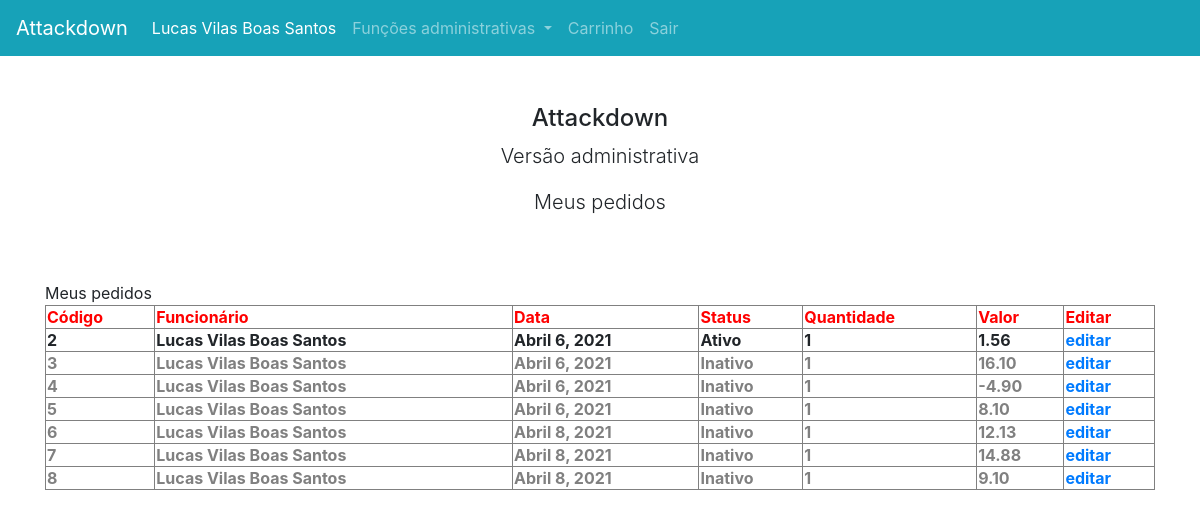
/pedidos/lista/ (signed in), run on an earlier commit of the app's database.
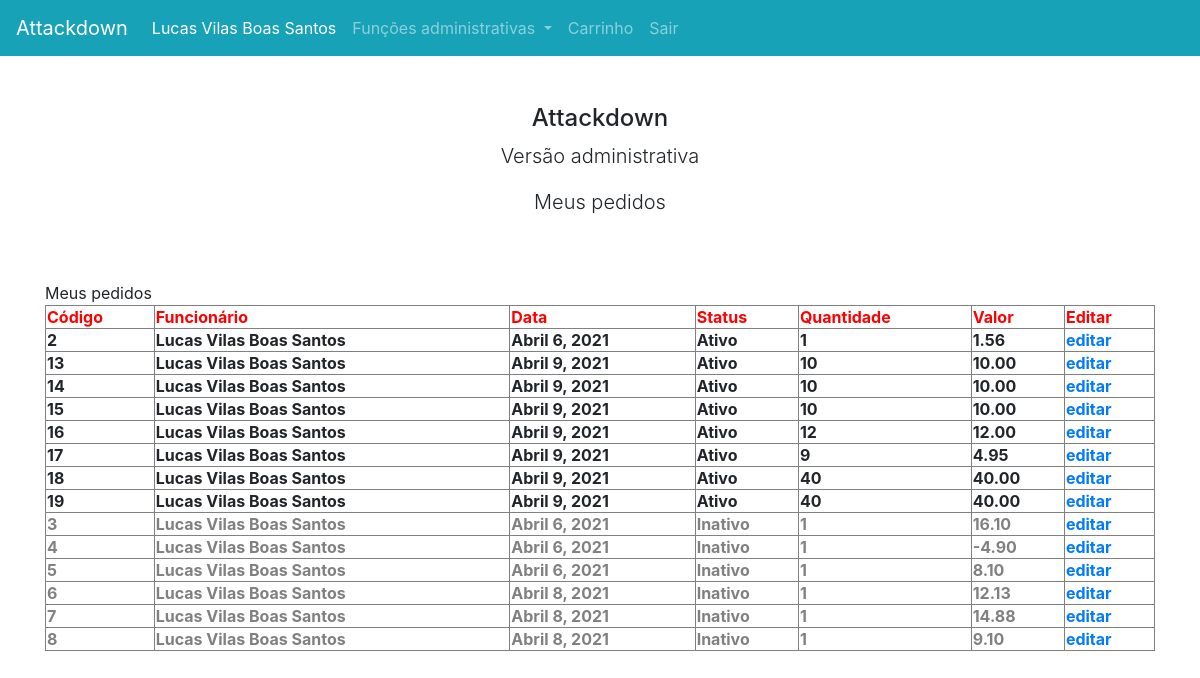
And on a later commit of the database.
### account/models.py (models this page shows, shortened)
class Account(AbstractBaseUser, PermissionsMixin):
    email = models.EmailField(_('email address'), unique=True, max_length=60)
    cpf = models.TextField(unique=True, primary_key=True)
    nome = models.TextField(max_length=45)
    cargo = models.TextField(max_length=20)
    is_admin = models.BooleanField(default=False)
    is_staff = models.BooleanField(default=False)
    is_superuser = models.BooleanField(default=False)
    is_active = models.BooleanField(default=True)
    date_joined = models.DateTimeField(default=timezone.now)
    USERNAME_FIELD = 'email'
    REQUIRED_FIELDS = ['cpf']
    objects = AccountManager()

### pedido/models.py (models this page shows)
class Pedido(models.Model):
    idPedido = models.AutoField(primary_key=True)
    nomeFuncionario = models.ForeignKey(Account, default=None, on_delete=models.DO_NOTHING, null=True)
    dataPedido = models.DateField()
    status = models.BooleanField()
    valorTotal = models.DecimalField(max_digits=7, decimal_places=2, null=True)
    produto = models.ManyToManyField(Produto)
    quantidade = models.IntegerField(default=1)

### pedido/views.py (the view)
# urls.py: path('lista/', views.lista_pedidos),
def lista_pedidos(request):
    queryset = Pedido.objects.filter(nomeFuncionario=request.user).order_by('-status')
    context = {
        'pedidos':queryset
    }
    return render(request, 'lista-pedidos.html', context)

### templates/lista-pedidos.html (shortened to what this page needs)
{% extends "base.html" %}
{% block conteudo %}
{% block titulobody %}Meus pedidos{%endblock titulobody %}
	<table border=1 style="width: 100%;">
        <tr style="color: red;">
            <th>Código</th>
            <th>Funcionário</th>
            <th>Data</th>
            <th>Status</th>
            <th>Quantidade</th>
            <th>Valor</th>
            <th>Editar</th>
        </tr>
        {% for pedido in pedidos %}
        <tr {% if not pedido.status %} style="color: grey;"{% endif %}>
            <th>{{ pedido.idPedido }}</th>
            <th>{{ pedido.nomeFuncionario.nome }}</th>
            <th>{{ pedido.dataPedido }}</th>
            <th>{% if pedido.status %}Ativo{% else %}Inativo{% endif %}</th>
            <th>{{ pedido.quantidade }}</th>
            <th>{{ pedido.valorTotal }}</th>
            <th><a href="{% url 'editar-pedido' pedido.idPedido %}">editar</a></th>
        </tr>
        {% endfor %}
    </table>
{% endblock conteudo %}

### templates/base.html (shortened to what this page needs)
<html>
<head>
<link rel="stylesheet" href="https://stackpath.bootstrapcdn.com/bootstrap/4.2.1/css/bootstrap.min.css">
</head>
<body>
<nav class="navbar navbar-expand-xl navbar-dark bg-info">
	<a class="navbar-brand" href="http://127.0.0.1:8000/index/">Attackdown</a>
    <div class="collapse navbar-collapse" id="navbarSupportedContent">
		<ul class="navbar-nav mr-auto">
			<li class="nav-item active">
				<a class="nav-link" href="#">{{user.nome}}<span class="sr-only">(current)</span></a>
			</li>
			<li class="nav-item dropdown">
				<a class="nav-link dropdown-toggle" href="#" id="navbarDropdown" role="button" data-toggle="dropdown" aria-haspopup="true" aria-expanded="false">
				Funções administrativas
				</a>
			</li>
			<li class="nav-item">
				<a class="nav-link" href="/carrinho" tabindex="-1">Carrinho</a>
			</li>
			<li class="nav-item">
				<a class="nav-link" href="/accounts/logout" tabindex="-1">Sair</a>
			</li>
		</ul>
	</div>
</nav>
<div class="d-flex justify-content-around my-5">
    <div class="flex-grow-1 text-center align-self-center">
    	<h4 class="h4">Attackdown</h4>
        <p class="lead">Versão administrativa</p>
		<p class="lead">{% block titulobody %}{%endblock titulobody %}</p>
    </div>
</div>
<div class="container">
	{% block conteudo %}
	{% endblock conteudo %}
</div>
</body>
</html>

### templates/base.html (style rules this page uses)
body { min-height: 100vh; }

What changed in the data, as far as the page shows it:
added Pedido: idPedido "13", nomeFuncionario.nome "Lucas Vilas Boas Santos", dataPedido "Abril 9, 2021", status "Ativo", quantidade "10", valorTotal "10.00"
added Pedido: idPedido "14", nomeFuncionario.nome "Lucas Vilas Boas Santos", dataPedido "Abril 9, 2021", status "Ativo", quantidade "10", valorTotal "10.00"
added Pedido: idPedido "15", nomeFuncionario.nome "Lucas Vilas Boas Santos", dataPedido "Abril 9, 2021", status "Ativo", quantidade "10", valorTotal "10.00"
added Pedido: idPedido "16", nomeFuncionario.nome "Lucas Vilas Boas Santos", dataPedido "Abril 9, 2021", status "Ativo", quantidade "12", valorTotal "12.00"
added Pedido: idPedido "17", nomeFuncionario.nome "Lucas Vilas Boas Santos", dataPedido "Abril 9, 2021", status "Ativo", quantidade "9", valorTotal "4.95"
added Pedido: idPedido "18", nomeFuncionario.nome "Lucas Vilas Boas Santos", dataPedido "Abril 9, 2021", status "Ativo", quantidade "40", valorTotal "40.00"
added Pedido: idPedido "19", nomeFuncionario.nome "Lucas Vilas Boas Santos", dataPedido "Abril 9, 2021", status "Ativo", quantidade "40", valorTotal "40.00"
